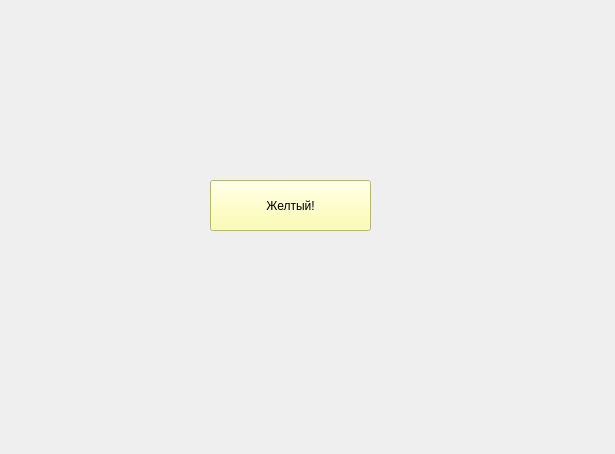
<?xml version="1.0" encoding="UTF-8"?>
<ui version="4.0">
 <class>Form</class>
 <widget class="QWidget" name="Form">
  <property name="geometry">
   <rect>
    <x>0</x>
    <y>0</y>
    <width>615</width>
    <height>454</height>
   </rect>
  </property>
  <property name="windowTitle">
   <string>Form</string>
  </property>
  <widget class="QPushButton" name="pushButton">
   <property name="geometry">
    <rect>
     <x>210</x>
     <y>180</y>
     <width>161</width>
     <height>51</height>
    </rect>
   </property>
   <property name="styleSheet">
    <string notr="true">font: 75 9pt &quot;Rubik&quot;;
background-color: rgb(255, 255, 157);</string>
   </property>
   <property name="text">
    <string>Желтый!</string>
   </property>
  </widget>
 </widget>
 <resources/>
 <connections/>
</ui>
